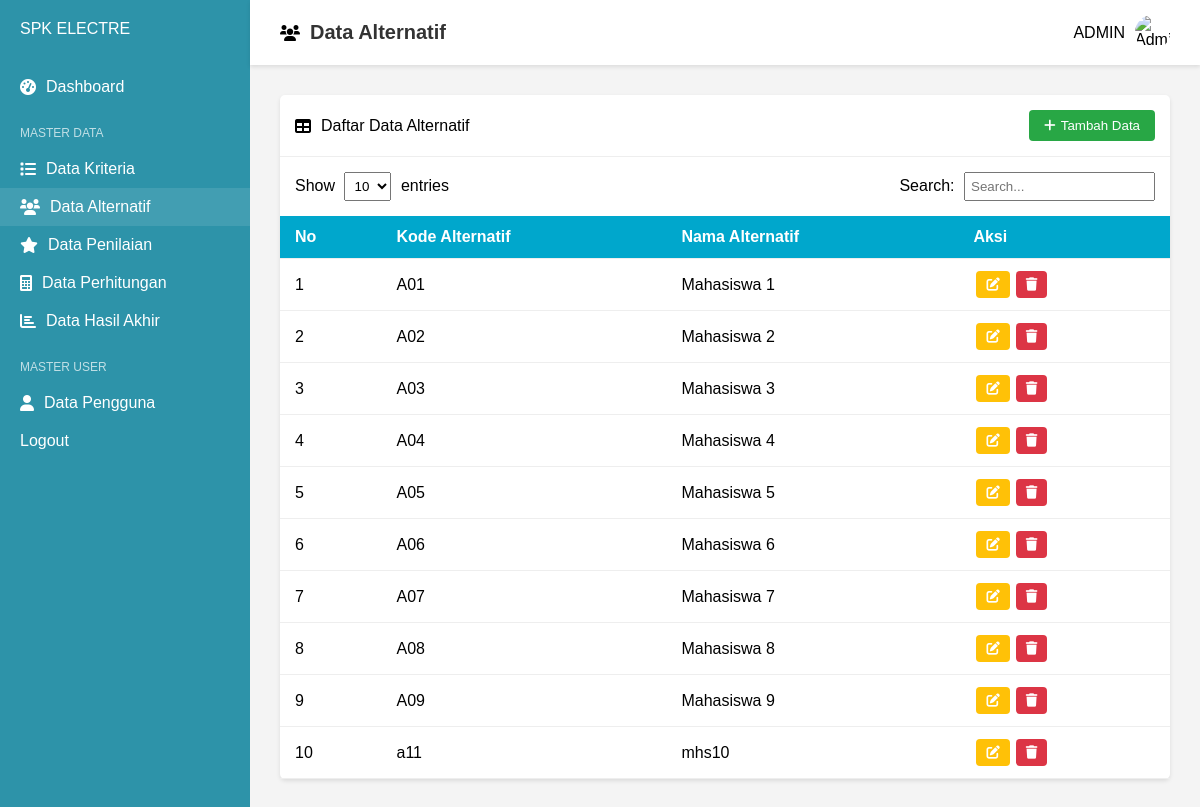
Before: /dataalternatif.php with the older database file.
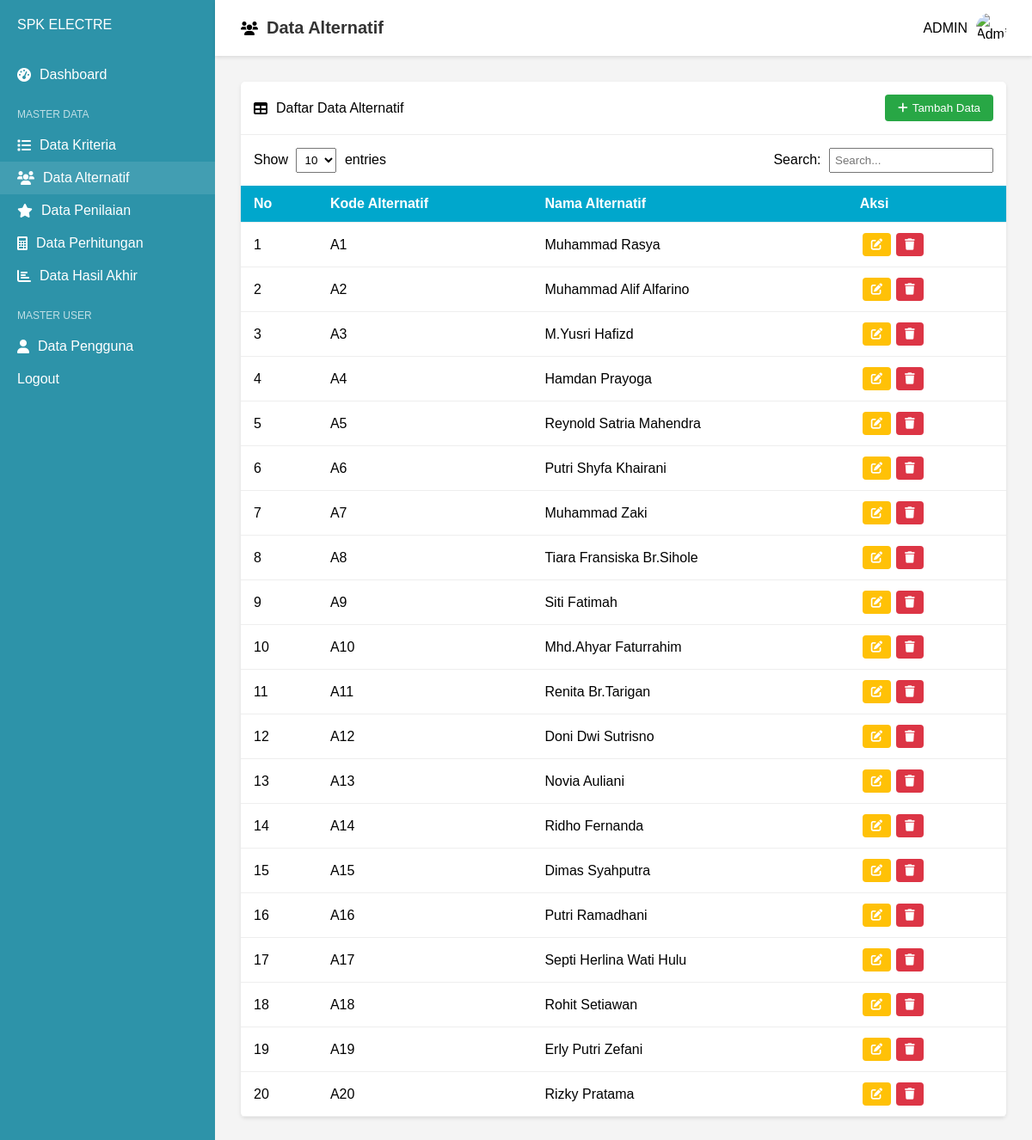
After: the same page with the newer database file.
### tables this page shows
CREATE TABLE IF NOT EXISTS `alternatif` (
  `kode_alternatif` varchar(10) NOT NULL,
  `nama_alternatif` varchar(255) NOT NULL,
  `ID` int DEFAULT NULL,
  PRIMARY KEY (`kode_alternatif`)
);

### dataalternatif.php (the view, shortened to what this page needs)
<?php
$conn = new mysqli("localhost", "root", "", "electre");
$sql = "SELECT * FROM alternatif ORDER BY id";
$result = $conn->query($sql);
?>
<!DOCTYPE html>
<html lang="en">
<head>
    <link rel="stylesheet" href="Assets/styles/dataalternatif.css">
    <link rel="stylesheet" href="https://cdnjs.cloudflare.com/ajax/libs/font-awesome/6.0.0/css/all.min.css">
</head>
<body>
    <div class="container">
        <nav class="sidebar">
            <div class="logo">
                <span>SPK ELECTRE</span>
            </div>
            <ul class="nav-links">
                <li><a href="dasboardadmin.php"><i class="fas fa-tachometer-alt"></i> Dashboard</a></li>
                <li class="section-title">MASTER DATA</li>
                <li><a href="datakriteria.php"><i class="fas fa-list"></i> Data Kriteria</a></li>
                <li class="active"><a href="#"><i class="fas fa-users"></i> Data Alternatif</a></li>
                <li><a href="datapenilaian.php"><i class="fas fa-star"></i> Data Penilaian</a></li>
                <li><a href="dataperhitungan.php"><i class="fas fa-calculator"></i> Data Perhitungan</a></li>
                <li><a href="datanilaiakhir.php"><i class="fas fa-chart-bar"></i> Data Hasil Akhir</a></li>
                <li class="section-title">MASTER USER</li>
                <li><a href="datapengguna.php"><i class="fas fa-user"></i> Data Pengguna</a></li>
                <li><a href="logout.php">Logout</a></li>
            </ul>
        </nav>
        <main class="main-content">
            <header class="top-bar">
                <div class="page-title">
                    <i class="fas fa-users"></i>
                    <h1>Data Alternatif</h1>
                </div>
                <div class="admin-profile">
                    <span>ADMIN</span>
                    <img src="admin-avatar.png" alt="Admin">
                </div>
            </header>
            <div class="content">
                <div class="card">
                    <div class="card-header">
                        <i class="fas fa-table"></i>
                        <span>Daftar Data Alternatif</span>
                        <button class="btn-add" onclick="openModal()">
                            <i class="fas fa-plus"></i> Tambah Data
                        </button>
                    </div>
                    <div class="table-controls">
                        <div class="entries-control">
                            Show
                            <select>
                                <option>10</option>
                            </select>
                            entries
                        </div>
                        <div class="search-control">
                            Search: <input type="text" placeholder="Search...">
                        </div>
                    </div>
                    <table class="data-table">
                        <thead>
                            <tr>
                                <th>No</th>
                                <th>Kode Alternatif</th>
                                <th>Nama Alternatif</th>
                                <th>Aksi</th>
                            </tr>
                        </thead>
                        <tbody>
                            <?php
                            if ($result->num_rows > 0) {
                                $no = 1;
                                while ($row = $result->fetch_assoc()) {
                                    echo "<tr>";
                                    echo "<td>" . $no . "</td>";
                                    echo "<td>" . $row['kode_alternatif'] . "</td>";
                                    echo "<td>" . $row['nama_alternatif'] . "</td>";
                                    echo "<td>";
                                    echo "<button class=\"btn-edit\" onclick=\"editAlternatif('" . $row['kode_alternatif'] . "')\"><i class=\"fas fa-edit\"></i></button>";
                                    echo "<button class=\"btn-delete\" onclick=\"deleteAlternatif('" . $row['kode_alternatif'] . "')\"><i class=\"fas fa-trash\"></i></button>";
                                    echo "</td>";
                                    echo "</tr>";
                                    $no++;
                                }
                            } else {
                                echo "<tr><td colspan='4'>Tidak ada data alternatif.</td></tr>";
                            }
                            ?>
                        </tbody>
                    </table>
                </div>
            </div>
        </main>
    </div>
</body>
</html>

Changed rows visible on the page:
removed alternatif: kode_alternatif "A01", nama_alternatif "Mahasiswa 1"
removed alternatif: kode_alternatif "A02", nama_alternatif "Mahasiswa 2"
removed alternatif: kode_alternatif "A03", nama_alternatif "Mahasiswa 3"
removed alternatif: kode_alternatif "A04", nama_alternatif "Mahasiswa 4"
removed alternatif: kode_alternatif "A05", nama_alternatif "Mahasiswa 5"
removed alternatif: kode_alternatif "A06", nama_alternatif "Mahasiswa 6"
removed alternatif: kode_alternatif "A07", nama_alternatif "Mahasiswa 7"
removed alternatif: kode_alternatif "A08", nama_alternatif "Mahasiswa 8"
removed alternatif: kode_alternatif "A09", nama_alternatif "Mahasiswa 9"
removed alternatif: kode_alternatif "a11", nama_alternatif "mhs10"
added alternatif: kode_alternatif "A1", nama_alternatif "Muhammad Rasya"
added alternatif: kode_alternatif "A2", nama_alternatif "Muhammad Alif Alfarino"
added alternatif: kode_alternatif "A3", nama_alternatif "M.Yusri Hafizd"
added alternatif: kode_alternatif "A4", nama_alternatif "Hamdan Prayoga"
added alternatif: kode_alternatif "A5", nama_alternatif "Reynold Satria Mahendra"
added alternatif: kode_alternatif "A6", nama_alternatif "Putri Shyfa Khairani"
added alternatif: kode_alternatif "A7", nama_alternatif "Muhammad Zaki"
added alternatif: kode_alternatif "A8", nama_alternatif "Tiara Fransiska Br.Sihole"
added alternatif: kode_alternatif "A9", nama_alternatif "Siti Fatimah"
added alternatif: kode_alternatif "A10", nama_alternatif "Mhd.Ahyar Faturrahim"
added alternatif: kode_alternatif "A11", nama_alternatif "Renita Br.Tarigan"
added alternatif: kode_alternatif "A12", nama_alternatif "Doni Dwi Sutrisno"
added alternatif: kode_alternatif "A13", nama_alternatif "Novia Auliani"
added alternatif: kode_alternatif "A14", nama_alternatif "Ridho Fernanda"
added alternatif: kode_alternatif "A15", nama_alternatif "Dimas Syahputra"
added alternatif: kode_alternatif "A16", nama_alternatif "Putri Ramadhani"
added alternatif: kode_alternatif "A17", nama_alternatif "Septi Herlina Wati Hulu"
added alternatif: kode_alternatif "A18", nama_alternatif "Rohit Setiawan"
added alternatif: kode_alternatif "A19", nama_alternatif "Erly Putri Zefani"
added alternatif: kode_alternatif "A20", nama_alternatif "Rizky Pratama"
